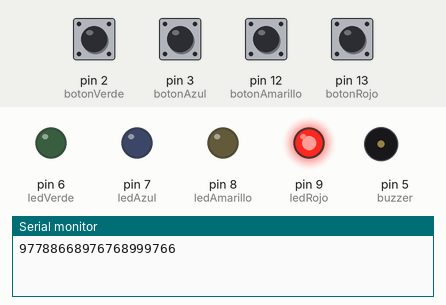
Bench run of a sketch on a simulated Arduino Uno, built with avr-gcc and run on an emulated ATmega328P. Parts: output pins drawn as LEDs (lit = HIGH), buzzer (waves = sounding), the last lines printed to the serial monitor. The test bench sets the inputs (shaded band); at power-on: pin 2 (botonVerde), pin 3 (botonAzul), pin 12 (botonAmarillo), pin 13 (botonRojo) LOW. Random numbers use the default seed unless the sketch sets one.

Above: at 0.3 s.
At 1.8 s:
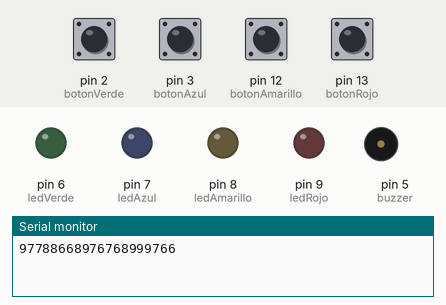
1.9 s: pin 2 (botonVerde) pulled HIGH for 0.15 s
At 2.57 s:
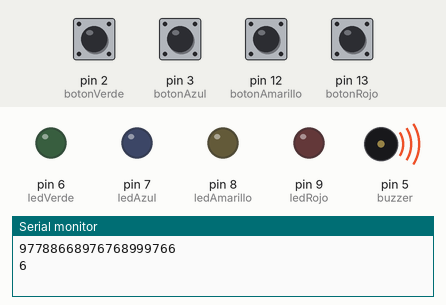
Timing chart, 0 to 4.9 s (numbered marks = the images above; inputs shaded):
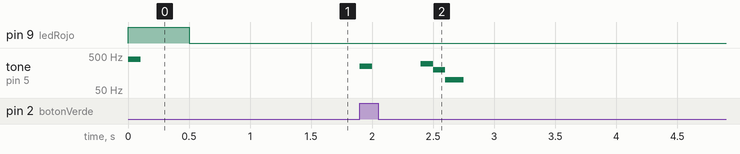

The sketch:

SimonDice.ino
```cpp
int ledRojo = 9;
int timbreRojo = 250;
int ledAmarillo = 8;
int timbreAmarillo = 300;
int ledAzul = 7;
int timbreAzul = 350;
int ledVerde = 6;
int timbreVerde = 400;
int buzzer = 5;

const int botonRojo = 13;
const int botonAmarillo = 12;
const int botonAzul= 3;
const int botonVerde = 2;

const int nivelMax = 20;
int secuencia[nivelMax];
int secuenciaUsuario[nivelMax];
int timbres[]= {timbreRojo,timbreAmarillo,timbreAzul,timbreVerde};
int btnPresionado[] = {botonRojo,botonAmarillo,botonAzul,botonVerde};

int nivelActual = 1;


void setup() {
  pinMode(ledRojo,OUTPUT);
  pinMode(ledAmarillo,OUTPUT);
  pinMode(ledAzul,OUTPUT);
  pinMode(ledVerde,OUTPUT);

  pinMode(botonRojo,INPUT);
  pinMode(botonAmarillo,INPUT);
  pinMode(botonVerde,INPUT);
  pinMode(botonAzul,INPUT);


  Serial.begin(9600);

}

void loop() {
  if(nivelActual == 1)
  {
    generaSecuencia();
    imprimirSecuencia();
    mostrarSecuencia();
    verificarSecuencia();
  }
  if(nivelActual !=0)
  {
    mostrarSecuencia();
    verificarSecuencia();
  }

}
void generaSecuencia(){
   randomSeed(millis());
   for(int i = 0; i < nivelMax; i++){
      secuencia[i] = random(6,10);
   }

}

void mostrarSecuencia()
{
  for(int i = 0; i < nivelActual; i++)
  {
    digitalWrite(secuencia[i],HIGH);
    tone(buzzer,timbres[secuencia[i]-6],100);
    delay(500);
    digitalWrite(secuencia[i],LOW);
    delay(500);
  }
}

void verificarSecuencia()
{
  int btnOn = 0;
  int flag = 0;


    for(int i = 0; i <nivelActual; i++)
    {
    flag = 0;
    while(flag == 0)
    {
      while(flag == 0)
    {

      for(int on = 0; on < 4; on++)
      {
        if(digitalRead(btnPresionado[on]) == HIGH)
        {
          btnOn = btnPresionado[on];
          flag = 1;

        }
      }
    }
      switch(btnOn)
      {
        case botonRojo: // El usuario Presiona el boton Rojo
        {
          tone(buzzer,timbres[3],100);
          delay(500);
          flag++;
          secuenciaUsuario[i] = ledRojo;
          Serial.println(secuenciaUsuario[i]);
          if(secuenciaUsuario[i] != secuencia[i])
          {
            secuenciaIncorrecta();
            return;
          }
          break;

        }
        case botonAmarillo: // El usuario Presiona el boton Amarillo
        {
          tone(buzzer,timbres[2],100);
          delay(500);
          flag++;
          secuenciaUsuario[i] = ledAmarillo;
          Serial.println(secuenciaUsuario[i]);
          if(secuenciaUsuario[i] != secuencia[i])
          {
            secuenciaIncorrecta();
            return;
          }
          break;
        }
        case botonAzul:// El usuario Presiona el boton Azul
        {
          tone(buzzer,timbres[1],100);
          delay(500);
          flag++;
          secuenciaUsuario[i] = ledAzul;
          Serial.println(secuenciaUsuario[i]);
          if(secuenciaUsuario[i] != secuencia[i])
          {
            secuenciaIncorrecta();
            return;
          }
          break;
        }
        case botonVerde:   // El usuario Presiona el boton Verde
        {
          tone(buzzer,timbres[0],100);
          delay(500);
          flag++;
          secuenciaUsuario[i] = ledVerde;
          Serial.println(secuenciaUsuario[i]);
          if(secuenciaUsuario[i] != secuencia[i])
          {
            secuenciaIncorrecta();
            return;
          }
          break;
        }

      }
    }
  }
  secuenciaCorrecta();
}

void secuenciaCorrecta() //el usuario asierta la secuencia completa y aumenta variable nivelActual
{
  if(nivelActual < nivelMax)
  {
    delay(500);
    tone(5,800,150);
    delay(100);
    tone(5,900,150);
    delay(100);
    tone(5,1000,150);
    nivelActual++;
    delay(500);
  }
}

void secuenciaIncorrecta() // el usuario ingresa secuencia incorrecta - nivelActual = 0 para interrumpir proceso
{
  tone(5,300,150);
  delay(100);
  tone(5,200,150);
  delay(100);
  tone(5,100,150);
  nivelActual = 0;
}

void imprimirSecuencia()
{
  for(int p = 0; p < nivelMax; p++)
   {
      Serial.print(secuencia[p]);

   }
  Serial.println();
}


//******************************************//
void pruebita()
{
  //Serial.println(digitalRead(botonRojo));
  if(digitalRead(botonRojo) == HIGH)
  {
    tone(buzzer,700,100);
    delay(500);
  }

}
```

Measured:
- after the input at 1.9 s, tone on pin 5 (buzzer): plays 250 Hz for 0.10 s, 300 Hz for 0.10 s, 200 Hz for 0.10 s, 100 Hz for 0.15 s, starting at once
